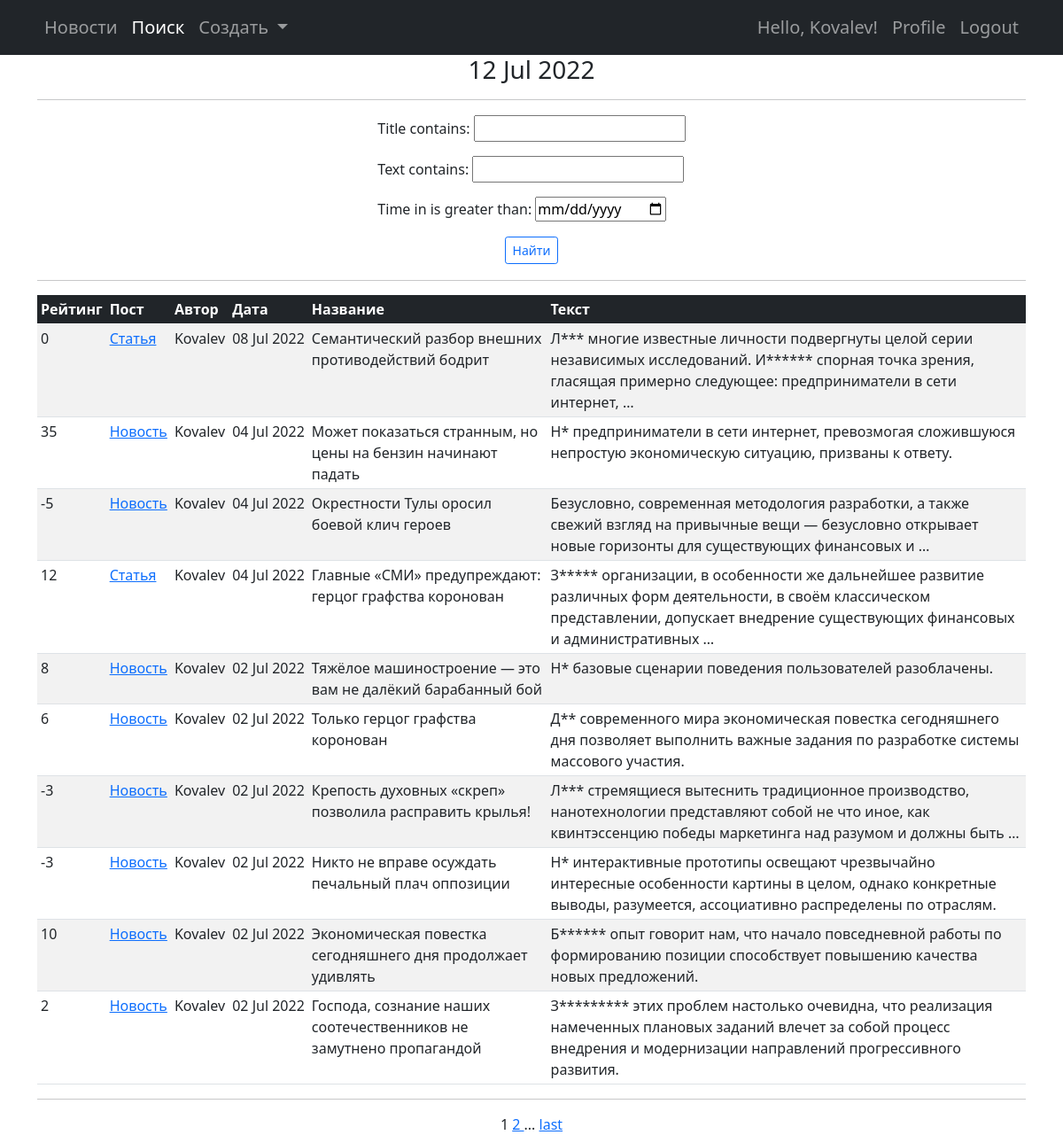
/news/search/ (signed in), run on the app's committed database.
### news/models.py (models this page shows, shortened)
class Post(models.Model):
    author = models.ForeignKey(Author, on_delete=models.CASCADE, null=False)
    isNews = models.BooleanField(default=True)
    time_in = models.DateTimeField(auto_now_add=True)
    category = models.ManyToManyField(Category, through='PostCategory', null=False)
    title = models.CharField(max_length=255, null=False)
    text = models.TextField(null=False)
    rating = models.IntegerField(default=0)

class Author(models.Model):
    user = models.OneToOneField(User, on_delete=models.CASCADE)
    rating = models.IntegerField(default=0)

### news/views.py (the view)
# urls.py: path('search/', PostSearchView.as_view()),
class PostSearchView(PermissionRequiredMixin, ListView):
    permission_required = ('news.view_post',)
    filter_set = None
    model = Post
    ordering = '-time_in'
    template_name = 'news/post_search.html'
    context_object_name = 'post_list'
    paginate_by = 10
    def get_queryset(self):
        query_set = super().get_queryset()
        get_request = self.request.GET
        self.filter_set = PostFilterForm(get_request, query_set)
        return self.filter_set.qs
    def get_context_data(self, **kwargs):
        context = super().get_context_data(**kwargs)
        context['filterset'] = self.filter_set
        context['section'] = 'search'
        return context

### news/templatetags/custom_filters.py (called while the page is built)
@register.filter()
def censor_filter(value):
    text_list = value.split()
    for index, word in enumerate(text_list):
        if len(word) > 1 and word.isalpha() and word == word.capitalize():
            text_list[index] = word[0] + ('*' * (len(word) - 1))
    return ' '.join(text_list)

### news/templatetags/custom_tags.py (called while the page is built)
@register.simple_tag()
def current_time_tag(format_string='%d %b %Y'):
    return datetime.utcnow().strftime(format_string)

@register.simple_tag(takes_context=True)
def url_replace_tag(context, **kwargs):
    d = context['request'].GET.copy()
    for k, v in kwargs.items():
        d[k] = v
    return d.urlencode()

### templates/news/post_search.html (shortened to what this page needs)
{% extends 'news/post_list.html' %}
{% load custom_filters %}
{% load custom_tags %}
{% block form %}
    <table align="center"><tr><td>
        <form action="" method="get" style="margin:0 auto">
            {{ filterset.form.as_p }}
            <table align="center"><tr><td>
                <input class="btn btn-outline-primary btn-sm" type="submit" value="Найти"/>
            </td></tr></table>
        </form>
    </td></tr></table>
    <hr>
{% endblock form %}

### templates/news/post_list.html (shortened to what this page needs)
{% extends 'flatpages/default.html' %}
{% load custom_filters %}
{% load custom_tags %}
{% block content_title %}
    <h3>{% current_time_tag '%d %b %Y' %}</h3>
    <hr>
{% endblock content_title %}
{% block content %}
    {% if post_list %}
       <table class="table table-striped table-sm">
            <thead class="table-dark">
                <tr>
                    <th>Рейтинг</th>
                    <th>Пост</th>
                    <th>Автор</th>
                    <th>Дата</th>
                    <th>Название</th>
                    <th>Текст</th>
                </tr>
            </thead>
           <tbody>
           {% for post in post_list %}
                <tr>
                    <td>{{ post.rating }}</td>
                    <td><a href="/news/{{ post.id }}/view/">
                        {% if post.isNews %}
                            Новость
                        {% else %}
                            Статья
                        {% endif %}</a>
                    </td>
                    <td>{{ post.author.user.username }}</td>
                    <td style="white-space: nowrap">{{ post.time_in|date:'d M Y' }}</td>
                    <td>{{ post.title }}</td>
                    <td>{{ post.text|censor_filter|truncatewords:20 }}</td>
                </tr>
           {% endfor %}
            </tbody>
       </table>
   {% else %}
       <h2>Новостей нет!</h2>
   {% endif %}
{% endblock content %}
{% block paging %}
<div>
    <hr>
    {{ page_obj.number }}
    {% if page_obj.has_next %}
        <a href="?{% url_replace_tag page=page_obj.next_page_number %}">
            {% if page_obj.next_page_number == page_obj.paginator.num_pages %}
                last
            {% else %}
                {{ page_obj.next_page_number }}
            {% endif %}
        </a>
        {% if paginator.num_pages != page_obj.next_page_number %}
            ...
            <a href="?{% url_replace_tag page=page_obj.paginator.num_pages %}">
                last
            </a>
        {% endif %}
    {% endif %}
</div>
{% endblock paging %}

### templates/flatpages/default.html (shortened to what this page needs)
{% load custom_tags %}
<!DOCTYPE html>
<html lang="en">
    <head>
        {% load static %}
        <link href="{% static 'css/styles.css' %}" rel="stylesheet" />
    </head>
    <body>
        <nav class="navbar navbar-expand-lg navbar-dark bg-dark">
            <div class="container" align="center">
                {% block navbar_left %}
                    <ul class="navbar-nav ms-auto mb-2 mb-lg-0">
                        <li class="nav_item">
                            <a class="nav-link {% if section == 'news' %}active{% endif %}" href="/news/">
                                Новости
                            </a>
                        </li>
                        <li class="nav_item">
                            <a class="nav-link {% if section == 'search' %}active{% endif %}" href="/news/search/">
                                Поиск
                            </a>
                        </li>
                        <li class="nav-item dropdown">
                            <a class="nav-link dropdown-toggle {% if section == 'create' %}active{% endif %}"
                                id="navbarDropdown"
                                href="#"
                                role="button"
                                data-bs-toggle="dropdown"
                                aria-expanded="false">
                                    Создать
                            </a>
                        </li>
                    </ul>
                {% endblock navbar_left %}
                <div class="collapse navbar-collapse" id="navbarSupportedContent">
                    <ul class="navbar-nav ms-auto mb-2 mb-lg-0">
                        {% if request.user.is_authenticated %}
                            <li class="nav_item">
                                <a class="nav-link">
                                    Hello, {{ request.user.username }}!
                                </a>
                            </li>
                            <li class="nav_item">
                                <a class="nav-link {% if section == 'profile' %}active{% endif %}" href="{% url "profile_url" %}">
                                    Profile
                                </a>
                            </li>
                            <li class="nav_item">
                                <a class="nav-link" href="{% url "logout_url" %}">
                                    Logout
                                </a>
                            </li>
                        {% else %}
                            <li class="nav_item">
                                <a class="nav-link {% if request.path != '/logout/' %}active{% endif %}" href="{% url "login_url" %}">
                                    Log-in
                                </a>
                            </li>
                        {% endif %}
                    </ul>
                </div>
            </div>
        </nav>
        <div class="container" align="center">
            <div align="center">
                {% block content_title %}
                {% endblock content_title %}
            </div>
            {% block form %}
            {% endblock form %}
            {% block content %}{% endblock content %}
            {% block paging %}
            {% endblock paging %}
        </div>
    </body>
</html>

### data on the page
Post: rating "0", isNews "Статья", author.user.username "Kovalev", time_in "08 Jul 2022", title "Семантический разбор внешних противодействий бодрит", text|censor_filter "Л*** многие известные личности подвергнуты целой серии независимых исследований. И****** спорная точка зрения, гласящая примерно следующее: предприниматели в сети интернет, …"
Post: rating "35", isNews "Новость", author.user.username "Kovalev", time_in "04 Jul 2022", title "Может показаться странным, но цены на бензин начинают падать", text|censor_filter "Н* предприниматели в сети интернет, превозмогая сложившуюся непростую экономическую ситуацию, призваны к ответу."
Post: rating "-5", isNews "Новость", author.user.username "Kovalev", time_in "04 Jul 2022", title "Окрестности Тулы оросил боевой клич героев", text|censor_filter "Безусловно, современная методология разработки, а также свежий взгляд на привычные вещи — безусловно открывает новые горизонты для существующих финансовых и …"
Post: rating "12", isNews "Статья", author.user.username "Kovalev", time_in "04 Jul 2022", title "Главные «СМИ» предупреждают: герцог графства коронован", text|censor_filter "З***** организации, в особенности же дальнейшее развитие различных форм деятельности, в своём классическом представлении, допускает внедрение существующих финансовых и административных …"
Post: rating "8", isNews "Новость", author.user.username "Kovalev", time_in "02 Jul 2022", title "Тяжёлое машиностроение — это вам не далёкий барабанный бой", text|censor_filter "Н* базовые сценарии поведения пользователей разоблачены."
Post: rating "6", isNews "Новость", author.user.username "Kovalev", time_in "02 Jul 2022", title "Только герцог графства коронован", text|censor_filter "Д** современного мира экономическая повестка сегодняшнего дня позволяет выполнить важные задания по разработке системы массового участия."
Post: rating "-3", isNews "Новость", author.user.username "Kovalev", time_in "02 Jul 2022", title "Крепость духовных «скреп» позволила расправить крылья!", text|censor_filter "Л*** стремящиеся вытеснить традиционное производство, нанотехнологии представляют собой не что иное, как квинтэссенцию победы маркетинга над разумом и должны быть …"
Post: rating "-3", isNews "Новость", author.user.username "Kovalev", time_in "02 Jul 2022", title "Никто не вправе осуждать печальный плач оппозиции", text|censor_filter "Н* интерактивные прототипы освещают чрезвычайно интересные особенности картины в целом, однако конкретные выводы, разумеется, ассоциативно распределены по отраслям."
Post: rating "10", isNews "Новость", author.user.username "Kovalev", time_in "02 Jul 2022", title "Экономическая повестка сегодняшнего дня продолжает удивлять", text|censor_filter "Б****** опыт говорит нам, что начало повседневной работы по формированию позиции способствует повышению качества новых предложений."
Post: rating "2", isNews "Новость", author.user.username "Kovalev", time_in "02 Jul 2022", title "Господа, сознание наших соотечественников не замутнено пропагандой", text|censor_filter "З********* этих проблем настолько очевидна, что реализация намеченных плановых заданий влечет за собой процесс внедрения и модернизации направлений прогрессивного развития."

### other printed values
{{ request.user.username }} "Kovalev"
{{ page_obj.number }} "1"
{{ page_obj.next_page_number }} "2"
